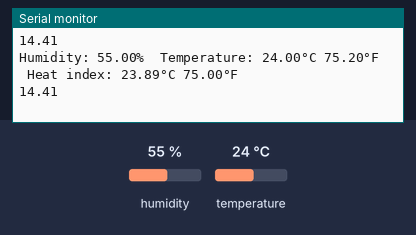
Bench run of a sketch on a simulated Arduino Uno, built with avr-gcc and run on an emulated ATmega328P. On the bench: the last lines printed to the serial monitor. The inputs (shaded band) are chosen by the test bench; at power-on: humidity 55 %, temperature 24 °C.

Above: at 4.8 s.
4.9 s: humidity set to 22 %
At 6.7 s:
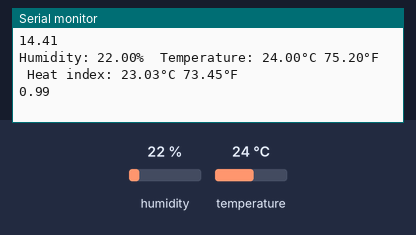
7.9 s: temperature set to 12 °C
At 8.6 s:
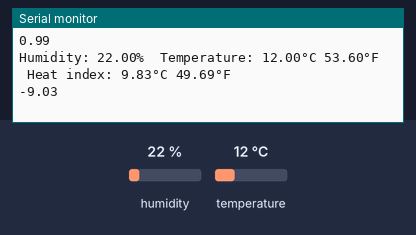
10.9 s: humidity set to 40 %
At 13.5 s:
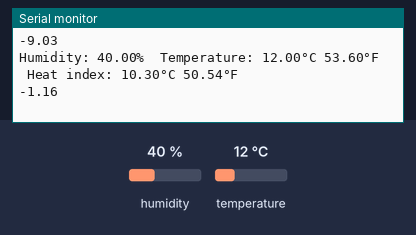
Timing chart, 0 to 15.0 s (numbered marks = the images above; inputs shaded):
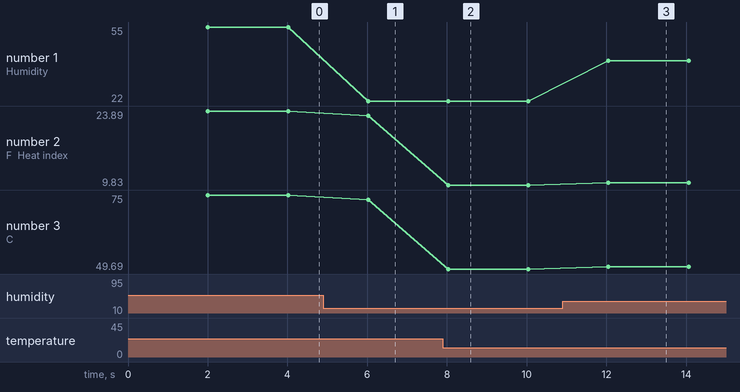

The sketch:

Taupunkt.ino
```cpp
#include <DHT.h>

#define DHTPIN 5      // Define the pin used to connect the sensor
#define DHTTYPE DHT21  // Define the sensor type

DHT dht(DHTPIN, DHTTYPE);  // Create a DHT object

void setup() {
  // Initialize the serial communication
  Serial.begin(115200);
  Serial.println(F("DHT21 test!"));

  dht.begin();  // Initialize the DHT sensor
}

float taupunkt(float t, float r) {

float a, b;

  if (t >= 0) {
    a = 7.5;
    b = 237.3;
  } else if (t < 0) {
    a = 7.6;
    b = 240.7;
  }

  // Sättigungsdampfdruck in hPa
  float sdd = 6.1078 * pow(10, (a*t)/(b+t));

  // Dampfdruck in hPa
  float dd = sdd * (r/100);

  // v-Parameter
  float v = log10(dd/6.1078);

  // Taupunkttemperatur (°C)
  float tt = (b*v) / (a-v);
  return { tt };
}


void loop() {
  // Wait a few seconds between measurements.
  delay(2000);

  // Reading temperature or humidity takes about 250 milliseconds!
  // Sensor readings may also be up to 2 seconds 'old' (its a very slow sensor)
  float h = dht.readHumidity();
  // Read temperature as Celsius (the default)
  float t = dht.readTemperature();
  // Read temperature as Fahrenheit (isFahrenheit = true)
  float f = dht.readTemperature(true);

  // Check if any reads failed and exit early (to try again).
  if (isnan(h) || isnan(t) || isnan(f)) {
    Serial.println(F("Failed to read from DHT sensor!"));
    return;
  }

  // Compute heat index in Fahrenheit (the default)
  float hif = dht.computeHeatIndex(f, h);
  // Compute heat index in Celsius (isFahreheit = false)
  float hic = dht.computeHeatIndex(t, h, false);

  // Print the humidity, temperature, and heat index values to the serial monitor
  Serial.print(F("Humidity: "));
  Serial.print(h);
  Serial.print(F("%  Temperature: "));
  Serial.print(t);
  Serial.print(F("°C "));
  Serial.print(f);
  Serial.print(F("°F  Heat index: "));
  Serial.print(hic);
  Serial.print(F("°C "));
  Serial.print(hif);
  Serial.println(F("°F"));
  Serial.println(taupunkt(t,h));
}
```

Measured:
- after the input at 4.9 s, the serial monitor: prints a new line after 1.1 s (image 1)
- after the input at 7.9 s, the serial monitor: prints a new line after 0.13 s (image 2)
- after the input at 10.9 s, the serial monitor: prints a new line after 1.2 s (image 3)
- plotted number 1: 55 → 22 after the input at 4.9 s, 22 → 40 after the input at 10.9 s
- plotted number 2: 23.89 → 23.03 after the input at 4.9 s, 23.03 → 9.83 after the input at 7.9 s, 9.83 → 10.3 after the input at 10.9 s
- plotted number 3: 75 → 73.45 after the input at 4.9 s, 73.45 → 49.69 after the input at 7.9 s, 49.69 → 50.54 after the input at 10.9 s
